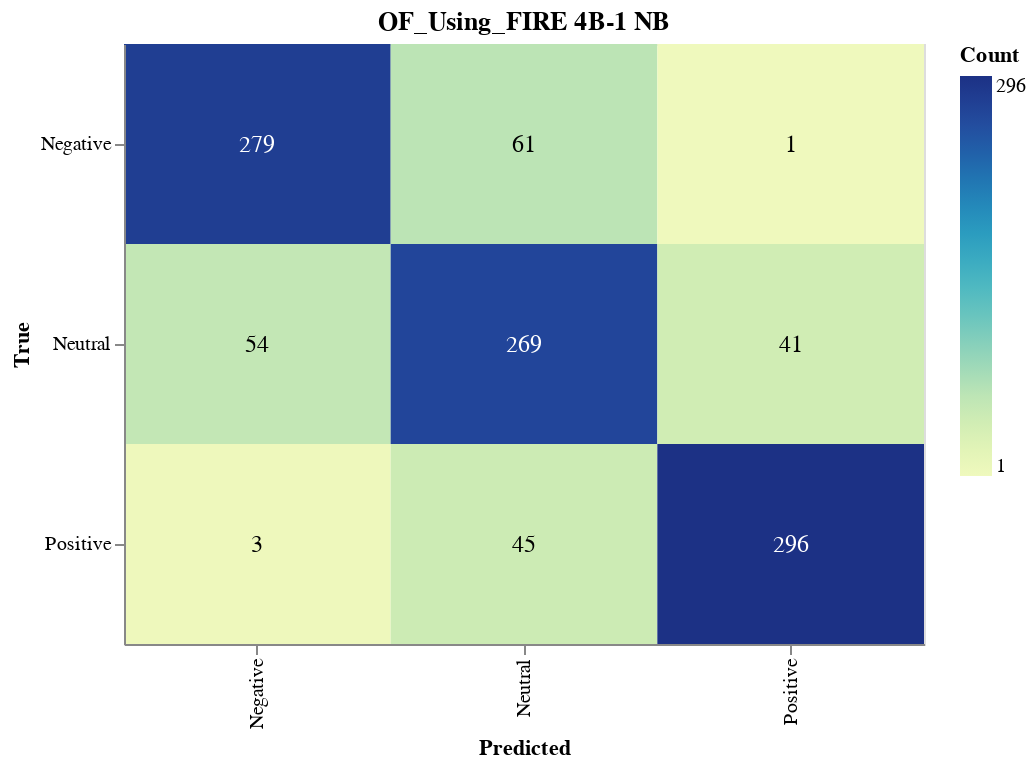

The code cell stored with this chart in its notebook:
### Markdown cell above
#### Save Confusion Matrix

### Code cell
import altair as alt
import pandas as pd
from sklearn.metrics import confusion_matrix

# Calculate the confusion matrix
cm = confusion_matrix(true_labels, nb_validation_predictions)

# Define class names
class_names = ['Negative', 'Neutral', 'Positive']

# Convert confusion matrix to DataFrame
cm_df = pd.DataFrame(cm, index=class_names, columns=class_names).reset_index().melt(id_vars='index')
cm_df.columns = ['True', 'Predicted', 'Count']

# Ensure the order of categories
cm_df['True'] = pd.Categorical(cm_df['True'], categories=class_names, ordered=True)
cm_df['Predicted'] = pd.Categorical(cm_df['Predicted'], categories=class_names, ordered=True)

# Create the Altair plot
heatmap = alt.Chart(cm_df).mark_rect().encode(
    x=alt.X('Predicted:O', sort=class_names),
    y=alt.Y('True:O', sort=class_names),
    color='Count:Q',
    tooltip=['True', 'Predicted', 'Count']
).properties(
    width=400,
    height=300,
    title='OF_Using_FIRE 4B-1 NB'
)

# Add text labels
text = heatmap.mark_text(
    align='center',
    baseline='middle',
    fontSize=12
).encode(
    text='Count:Q',
    color=alt.condition(
        alt.datum.Count > cm.max() / 2,
        alt.value('white'),
        alt.value('black')
    )
)

# Combine heatmap and text
final_chart = heatmap + text

# Display the plot
final_chart.show()

### Figure 1 — Vega-Lite specification as saved in the notebook (floating-point values rounded to 4 significant figures)
{"config": {"view": {"continuousWidth": 300, "continuousHeight": 300}}, "layer": [{"mark": {"type": "rect"}, "encoding": {"color": {"field": "Count", "type": "quantitative"}, "tooltip": [{"field": "True", "type": "ordinal"}, {"field": "Predicted", "type": "ordinal"}, {"field": "Count", "type": "quantitative"}], "x": {"field": "Predicted", "sort": ["Negative", "Neutral", "Positive"], "type": "ordinal"}, "y": {"field": "True", "sort": ["Negative", "Neutral", "Positive"], "type": "ordinal"}}, "title": "OF_Using_FIRE 4B-1 NB"}, {"mark": {"type": "text", "align": "center", "baseline": "middle", "fontSize": 12}, "encoding": {"color": {"condition": {"test": "(datum.Count > 148.0)", "value": "white"}, "value": "black"}, "text": {"field": "Count", "type": "quantitative"}, "tooltip": [{"field": "True", "type": "ordinal"}, {"field": "Predicted", "type": "ordinal"}, {"field": "Count", "type": "quantitative"}], "x": {"field": "Predicted", "sort": ["Negative", "Neutral", "Positive"], "type": "ordinal"}, "y": {"field": "True", "sort": ["Negative", "Neutral", "Positive"], "type": "ordinal"}}, "title": "OF_Using_FIRE 4B-1 NB"}], "data": {"name": "data-2ed9f93f39d653134f8a0b80d683c9a4"}, "height": 300, "width": 400, "$schema": "https://vega.github.io/schema/vega-lite/v5.17.0.json", "datasets": {"data-2ed9f93f39d653134f8a0b80d683c9a4": [{"True": "Negative", "Predicted": "Negative", "Count": 279}, {"True": "Neutral", "Predicted": "Negative", "Count": 54}, {"True": "Positive", "Predicted": "Negative", "Count": 3}, {"True": "Negative", "Predicted": "Neutral", "Count": 61}, {"True": "Neutral", "Predicted": "Neutral", "Count": 269}, {"True": "Positive", "Predicted": "Neutral", "Count": 45}, {"True": "Negative", "Predicted": "Positive", "Count": 1}, {"True": "Neutral", "Predicted": "Positive", "Count": 41}, {"True": "Positive", "Predicted": "Positive", "Count": 296}]}}
